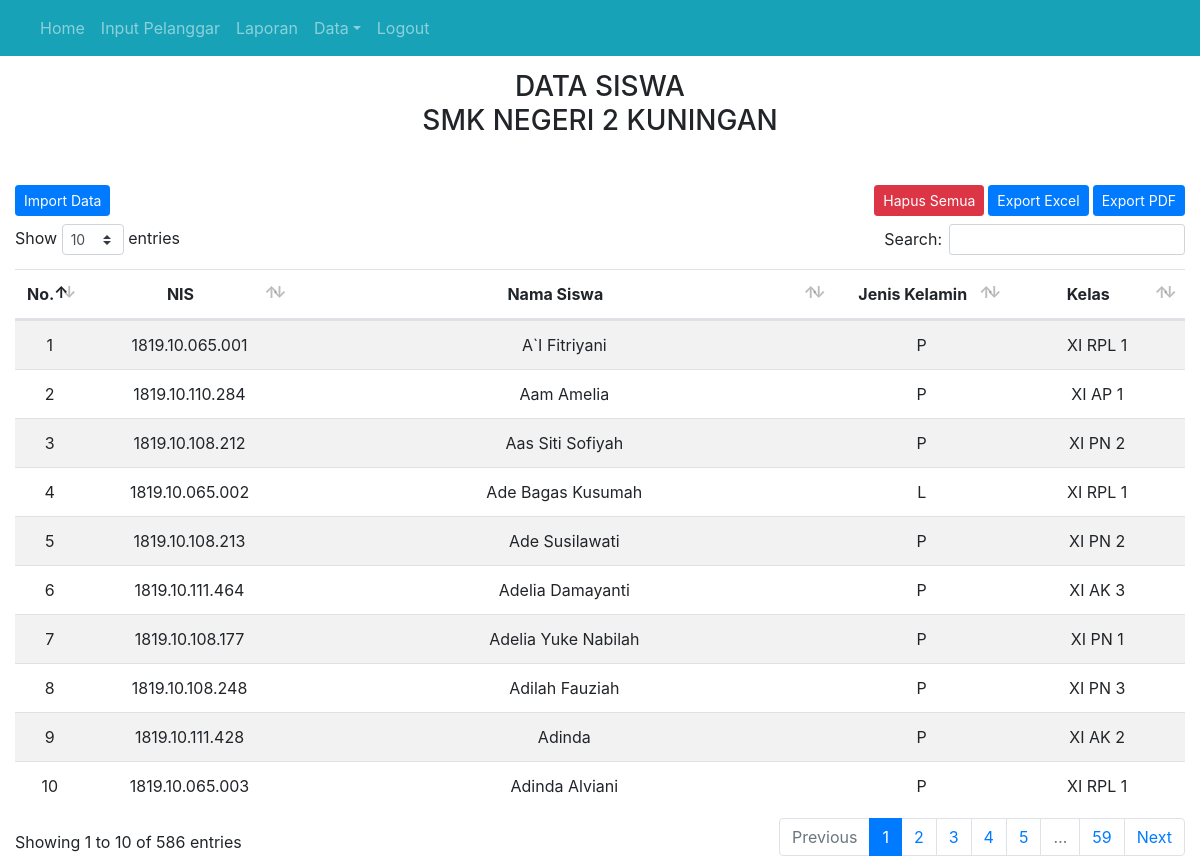
The app's page /siswa/index.php (signed in) with its own data.
### tables this page shows
CREATE TABLE `siswa` (
  `nis` varchar(15) NOT NULL,
  `nama` varchar(50) NOT NULL,
  `jk` enum('L','P') NOT NULL,
  `kelas` varchar(10) NOT NULL
);

### siswa/index.php (the view, shortened to what this page needs)
<?php
    include('../app/config.php');
    $query=mysqli_query($koneksi,"SELECT * FROM siswa ORDER BY nama ASC");
	include('../templates/header.php');
	include('../templates/menu.php');
?>
<div class="container-fluid">
	<h3 class="text-center mb-5">DATA SISWA</br>SMK NEGERI 2 KUNINGAN</h3>
        <div class="row">
            <div class="col">
                <a href="import.php"  class="btn btn-primary btn-sm mb-2 float-left">Import Data</a>
                <button type="button" class="btn btn-primary btn-sm mb-2 float-right" data-toggle="modal" data-target="#exportModal">Export PDF</button>
                <button type="button" class="btn btn-primary btn-sm mb-2 mr-1 float-right" data-toggle="modal" data-target="#exportExcel">Export Excel</button>
                <a href="hapusAll.php" onclick="return confirm('Hapus semua data?')" class="btn btn-danger btn-sm mr-1 mb-2 float-right">Hapus Semua</a>
            </div>
        </div>
            <table id="tabel_export" class="table table-hover table-striped">
                <thead>
                    <tr>
                        <th class='text-center' scope="col" width=1% width=1%>No.</th>
                        <th class='text-center' scope="col">NIS</th>
                        <th class='text-center' scope="col">Nama Siswa</th>
                        <th class='text-center' scope="col" width=15%>Jenis Kelamin</th>
                        <th class='text-center' scope="col" width=15%>Kelas</th>
                    </tr>
                </thead>
                <tbody>
                    <?php
                        $i=1;
                        foreach ($query as $data) {
                            echo'<tr>
                                    <td class="text-center">'.$i++.'</td>
                                    <td class="text-center">'.$data['nis'].'</td>
                                    <td class="text-center">'.$data['nama'].'</td>
                                    <td class="text-center">'.$data['jk'].'</td>
                                    <td class="text-center">'.$data['kelas'].'</td>
                                </tr>'
                            ;
                        }
                    ?>
                </tbody>
            </table>
        </div>
<?php
	include('../templates/footer.php');
?>

### templates/header.php (shortened to what this page needs)
<!DOCTYPE html>
<html lang="en">
	<head>
		<link href="<?= base_url;?>/asset/css/bootstrap.css" rel="stylesheet"/>
		<link href="<?= base_url;?>/asset/datatables/css/dataTables.bootstrap4.min.css" rel="stylesheet"/>
	</head>
	<body>

### templates/menu.php (shortened to what this page needs)
<nav class="navbar fixed-top navbar-expand-md bg-info navbar-dark">
	<div class="collapse navbar-collapse" id="daftar-menu">
		<ul class="navbar-nav">
			<li class="navbar-item">
				<a class="nav-link" href="<?= base_url;?>/home">Home</a>
			</li>
			<?php if ($_SESSION['level']=='UL001' || $_SESSION['level']=='UL002'){?>
				<li class="navbar-item">
					<a class="nav-link" href="<?= base_url;?>/pelanggaran">Input Pelanggar</a>
				</li>
		  		<?php }?>
			<?php if ($_SESSION['level']=='UL001'){?>
				<li class="navbar-item">
					<a class="nav-link" href="<?= base_url;?>/laporan">Laporan</a>
				</li>
				<li class="nav-item dropdown">
					<a class="nav-link data dropdown-toggle" href="#" id="navbardrop" data-toggle="dropdown">Data</a>
				</li>
			<?php }?>
			<li class="nav-item">
				<a class="nav-link" href="../logout">Logout</a>
			</li>
		</ul>
	</div>
</nav>

### templates/footer.php (shortened to what this page needs)
	</body>
</html>

### templates/header.php (style rules this page uses)
.container-fluid { margin-top:70px; }

### records on screen
siswa: nis "1819.10.065.001", nama "A`I Fitriyani", jk "P", kelas "XI RPL 1"
siswa: nis "1819.10.110.284", nama "Aam Amelia", jk "P", kelas "XI AP 1"
siswa: nis "1819.10.108.212", nama "Aas Siti Sofiyah", jk "P", kelas "XI PN 2"
siswa: nis "1819.10.065.002", nama "Ade Bagas Kusumah", jk "L", kelas "XI RPL 1"
siswa: nis "1819.10.108.213", nama "Ade Susilawati", jk "P", kelas "XI PN 2"
siswa: nis "1819.10.111.464", nama "Adelia Damayanti", jk "P", kelas "XI AK 3"
siswa: nis "1819.10.108.177", nama "Adelia Yuke Nabilah", jk "P", kelas "XI PN 1"
siswa: nis "1819.10.108.248", nama "Adilah Fauziah", jk "P", kelas "XI PN 3"
siswa: nis "1819.10.111.428", nama "Adinda", jk "P", kelas "XI AK 2"
siswa: nis "1819.10.065.003", nama "Adinda Alviani", jk "P", kelas "XI RPL 1"
